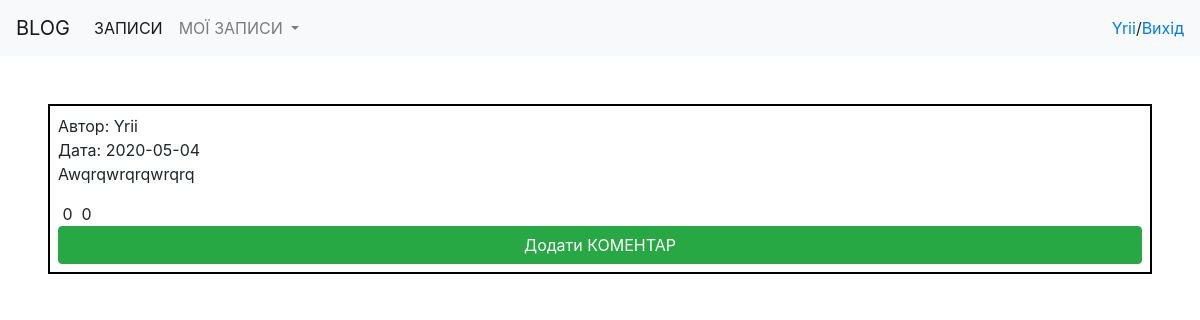
The app's page /viewItemRecord.php?Id=4 (signed in) with its own data.
### tables this page shows
CREATE TABLE `record` (
  `Id` int(11) NOT NULL,
  `Id_autor` int(11) DEFAULT NULL,
  `Date` varchar(25) DEFAULT NULL,
  `Status` varchar(25) DEFAULT 'not approved',
  `Text` longtext DEFAULT NULL,
  `Like` int(11) DEFAULT 0,
  `DisLike` int(11) DEFAULT 0
);

CREATE TABLE `user` (
  `Id` int(11) NOT NULL,
  `Login` varchar(50) DEFAULT NULL,
  `Email` varchar(50) DEFAULT NULL,
  `Password` varchar(50) DEFAULT NULL,
  `urlAvatar` varchar(255) DEFAULT 'noFoto',
  `Role` varchar(50) DEFAULT NULL,
  `Status` tinyint(1) DEFAULT 0
);

### viewItemRecord.php (the view, shortened to what this page needs)
<?php
    require_once('header.php');
    if ($_SERVER['REQUEST_METHOD'] == 'GET') {
        $conn = mysqli_connect(servername, username, password, dbname);
        $sql = "SELECT record.Id as Id, record.Date as `Date`, record.Text as `Text`, record.Like as `Like`,
                record.DisLike as DisLike, user.Login as autor
                FROM record
                LEFT JOIN `user`
                ON record.Id_autor = user.Id
                WHERE record.Id = '" . $_GET['Id'] . "'";
                $result = mysqli_query($conn, $sql);
                $record = mysqli_fetch_assoc($result);
?>
          <div class='m-5 p-2' style="border: solid black 2px">
          <span>Автор:</span> <?=$record['autor']?>
          <br>
            <span> Дата: </span> <?=$record['Date']?>
            <br>
            <p align=justify> <?=$record['Text']?></p>
            <div>
                <p style="display: inline" onclick="addLike(<?=$record['Id']?>)">
                    <span id="count<?=$record['Id']?>"><?=$record['Like']?></span>
                </p>
                <p style="display: inline">
                    <span id="countDisLike<?=$record['Id']?>"><?=$record['DisLike']?></span>
                </p>
            </div>
            <a href="#" type="button" class="w-100 btn btn-success" data-toggle="modal" data-target="#CommentModal">Додати КОМЕНТАР</a>
        </div>
<?php
}
?>
<?php
require_once('footer.php');
?>

### records on screen
record: user.Login "Yrii", Date "2020-05-04", Text "Awqrqwrqrqwrqrq", Like "0", DisLike "0"

### other values on screen
$_SESSION['Login'] "Yrii"
